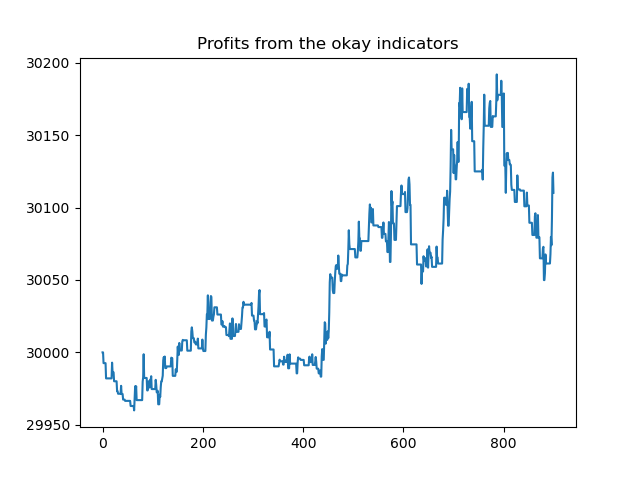

Here is the Python script that generated this plot:
import ccxt
import talib
import pandas as pd
import numpy as np
import time
import matplotlib.pyplot as plt

# Initialize the bot
exchange = ccxt.binance()
symbol = 'BTC/USDT'

# Test phase
# exchange.set_sandbox_mode(True)
api_key = open("api_key", "r")
exchange.apiKey = api_key.read()
api_key.close()
secret = open("secret", "r")
exchange.secret = secret.read()
secret.close()
# print(exchange.urls)

n_indicators = 8
aggression = 3  # Aggression variable from 1 to n_indicators/2

long = False
short = False

capital = 30000
bitcoins = 0

ohlcv = exchange.fetch_ohlcv(symbol, '1m', limit=1000)
df = pd.DataFrame(
    ohlcv, columns=['timestamp', 'open', 'high', 'low', 'close', 'volume'])

# Calculate indicators
df['macd'], df['macd_signal'], df['macd_hist'] = talib.MACD(
    df['close'], fastperiod=12, slowperiod=26, signalperiod=9)
df['rsi'] = talib.RSI(df['close'], timeperiod=14)
df['bollinger_upper'], df['bollinger_middle'], df['bollinger_lower'] = talib.BBANDS(
    df['close'], timeperiod=20)
df['stoch_k'], df['stoch_d'] = talib.STOCH(
    df['high'], df['low'], df['close'], fastk_period=14, slowk_period=3, slowd_period=3)
df['ema_12'] = talib.EMA(df['close'], timeperiod=12)
df['ema_26'] = talib.EMA(df['close'], timeperiod=26)
df['adx'] = talib.ADX(df['high'], df['low'], df['close'], timeperiod=14)
df['mfi'] = talib.MFI(df['high'], df['low'],
                      df['close'], df['volume'], timeperiod=14)
df['obv'] = talib.OBV(df['close'], df['volume'])


def buy(i):
    global capital, bitcoins
    price = df["close"][i]
    capital -= price
    bitcoins += 1


def sell(i):
    global capital, bitcoins
    price = df["close"][i]
    capital += price
    bitcoins -= 1


profits = np.zeros(900)

# Define trading strategy
for i in range(100, 1000):
    if np.sum([(df['macd'][i] > df['macd_signal'][i]), (df['rsi'][i] > 50), (df['close'][i] > df['bollinger_middle'][i]), (df['stoch_k'][i] > df['stoch_d'][i]), (df['ema_12'][i] > df['ema_26'][i]), (df['adx'][i] > 25), (df['mfi'][i] > 80), (df['obv'][i] > df['obv'][i-1])]) > n_indicators - aggression:
        # Buy signal
        if(not long):
            long = True
            short = False
            while (bitcoins < 1):
                # exchange.create_market_buy_order(symbol, 1)
                buy(i)
    elif np.sum([(df['macd'][i] < df['macd_signal'][i]), (df['rsi'][i] < 50), (df['close'][i] < df['bollinger_middle'][i]), (df['stoch_k'][i] < df['stoch_d'][i]), (df['ema_12'][i] < df['ema_26'][i]), (df['adx'][i] < 20), (df['mfi'][i] < 20), (df['obv'][i] < df['obv'][i-1])]) > n_indicators - aggression:
        # Sell signal
        if (not short):
            long = False
            short = True
            while (bitcoins > -1):
                # exchange.create_market_sell_order(symbol, 1)
                sell(i)
    else:
        # Do nothing
        if (long):
            # exchange.create_market_sell_order(symbol, 1)
            sell(i)
        if (short):
            # exchange.create_market_buy_order(symbol, 1)
            buy(i)
        long = False
        short = False
        pass
    profits[i-100] = capital + df["close"][i]*bitcoins


plt.plot(profits)
plt.title("Profits from the okay indicators")
plt.show()
